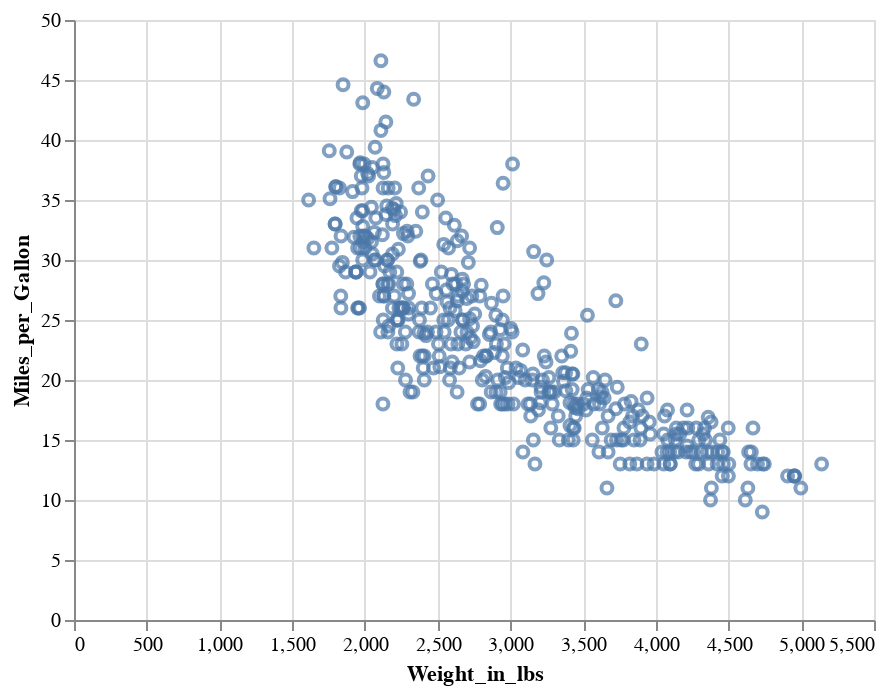

The cell this chart's notebook holds for it:
### Code cell
alt.Chart(cars).mark_point().encode(
    alt.X('Weight_in_lbs'),
    alt.Y('Miles_per_Gallon'))

### Figure 1 — Vega-Lite specification as saved in the notebook (floating-point values rounded to 4 significant figures; data arrays with more than 128 entries replaced by an {"elided": "..."} marker saying what was removed)
{"config": {"view": {"continuousWidth": 400, "continuousHeight": 300}}, "data": {"name": "data-1ebcd6ce047526452264d1d4b11f779a"}, "mark": "point", "encoding": {"x": {"field": "Weight_in_lbs", "type": "quantitative"}, "y": {"field": "Miles_per_Gallon", "type": "quantitative"}}, "$schema": "https://vega.github.io/schema/vega-lite/v4.17.0.json", "datasets": {"data-1ebcd6ce047526452264d1d4b11f779a": {"elided": "392 records"}}}
